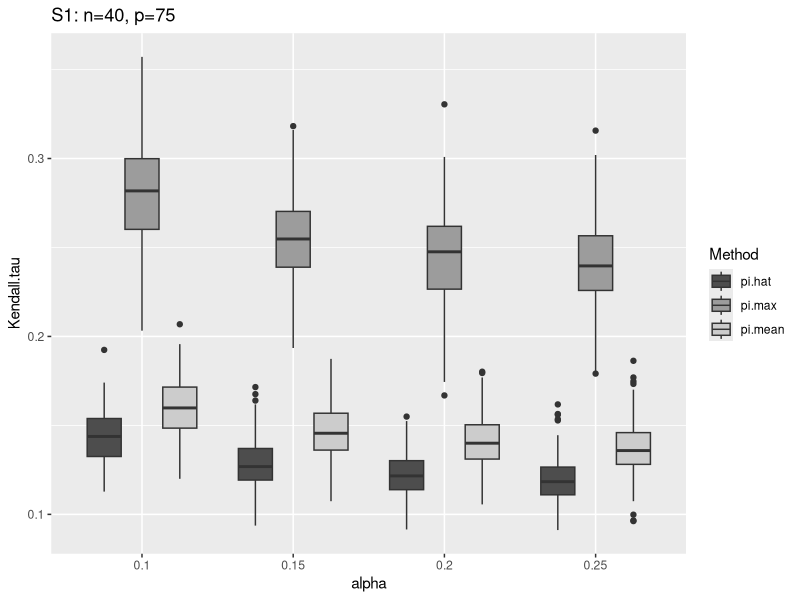
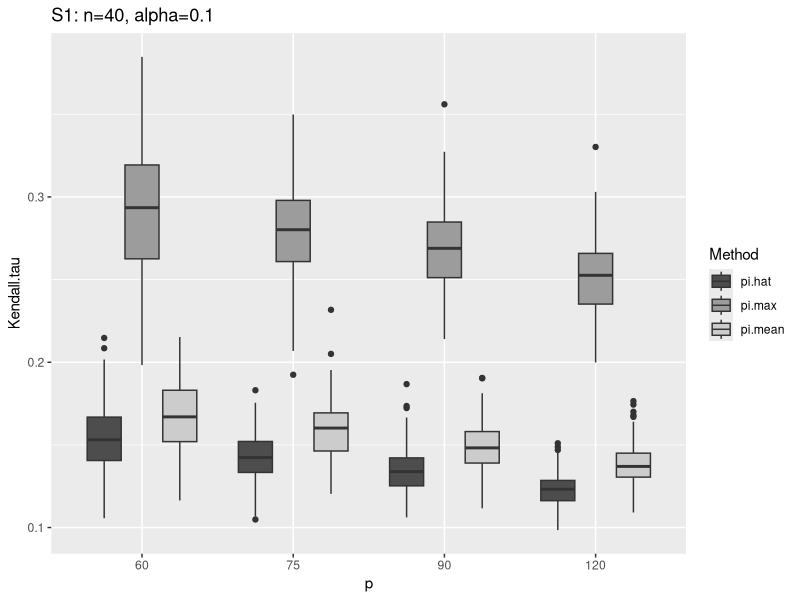
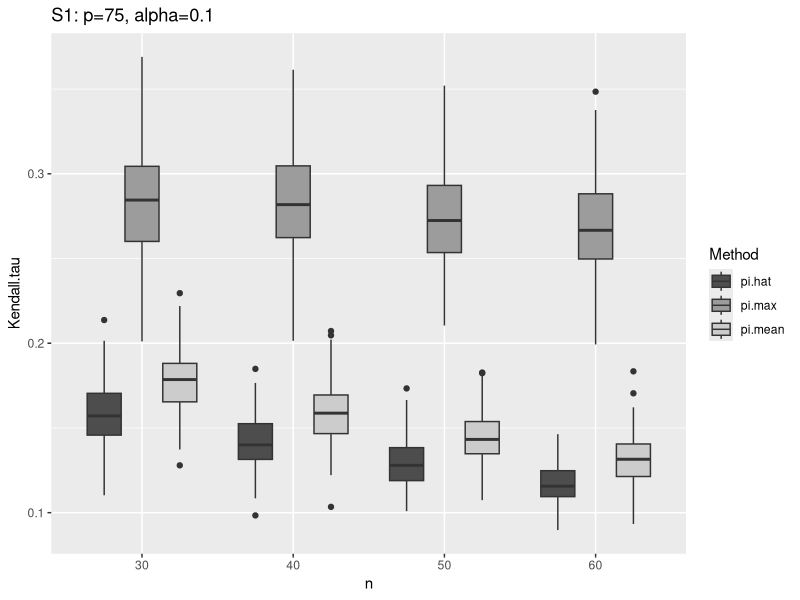
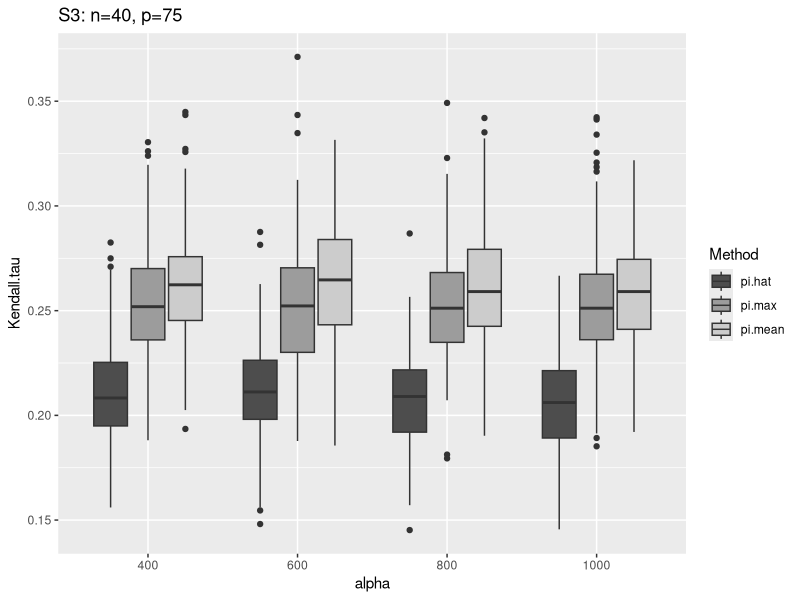
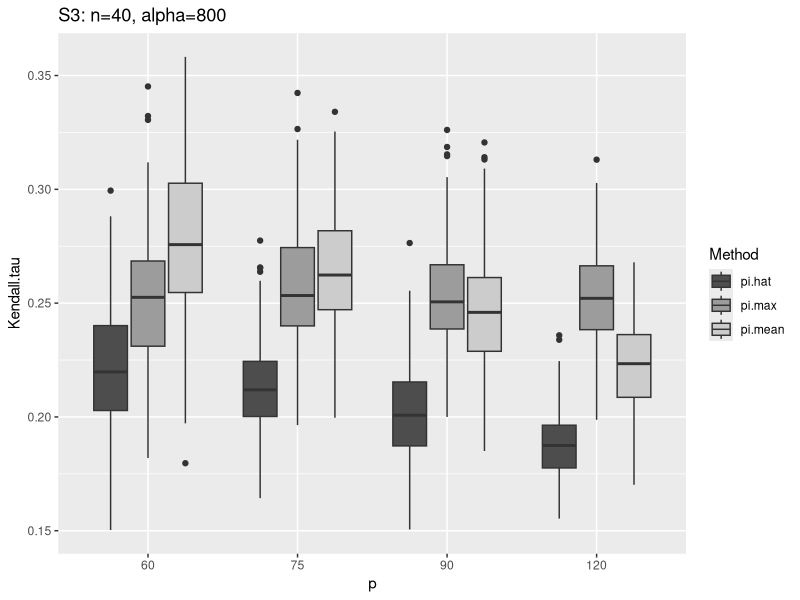
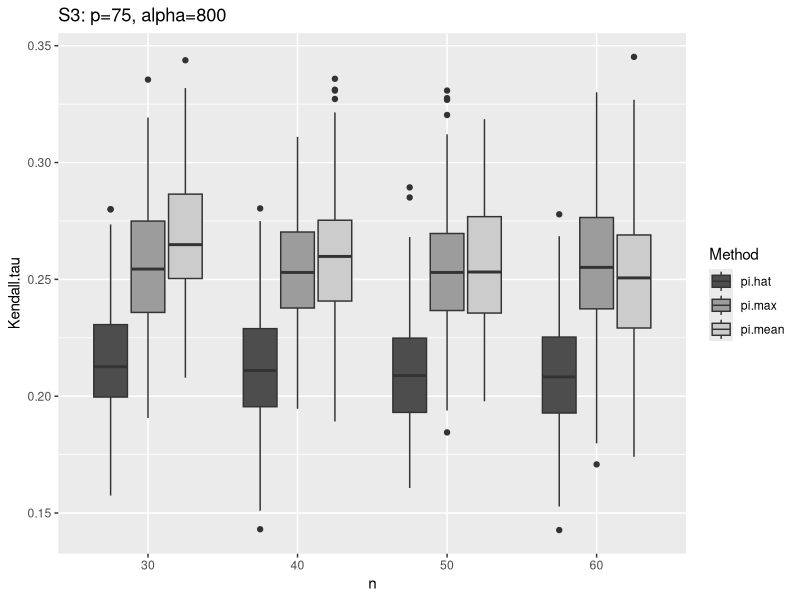
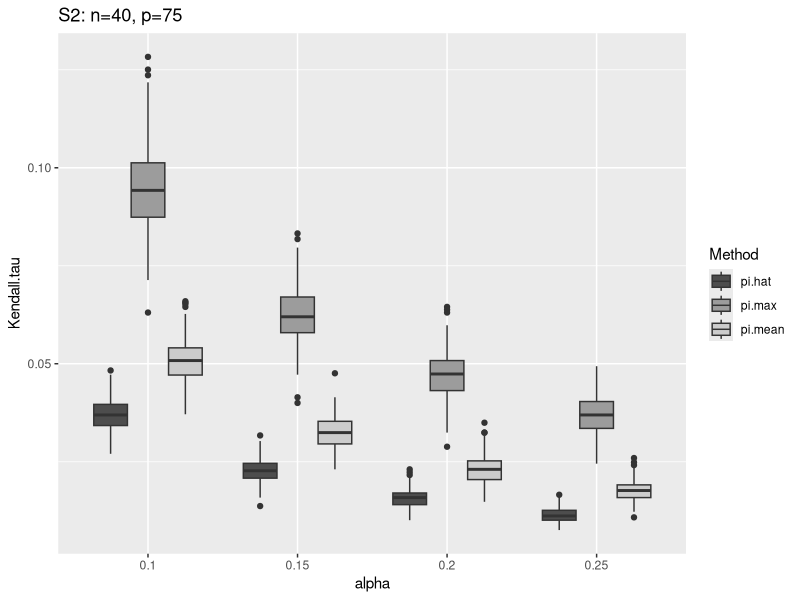
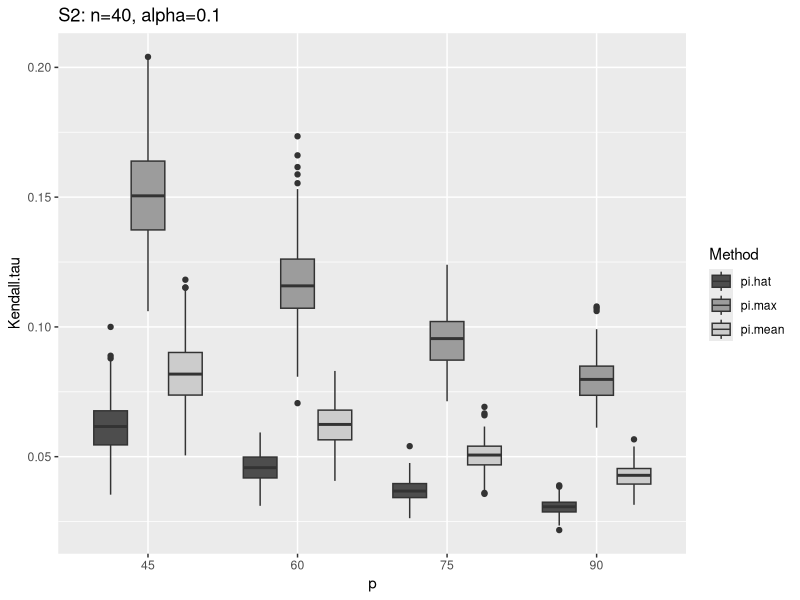

These charts were generated, in order, by the following R code:
#This file contains the simulation codes under the normalized Kendall's tau distance measures.

library(VGAM)
library(ggplot2)
library(corrplot)

###S1, gamma
delta = c(2:5)/20
p=c(75)
n=c(40,50,60)
j=1
k=1
i=1
m.prop=matrix(nrow=200,ncol=length(delta))
m.mean=matrix(nrow=200,ncol=length(delta))
m.max=matrix(nrow=200,ncol=length(delta))
for(i in 1:length(delta)){
  #  for(j in 1:length(p)){
  #    for(k in 1:length(n)){
  for(rounds in 1:200){
    Theta=matrix(nrow=n[k],ncol=p[j])
    for(row.i in 1:n[k]/2){
      Theta[row.i,] =  log(1+c(1:p[j])*runif(1,delta[i]/2,delta[i]))
    }
    for(row.i in (n[k]/2+1):n[k]){
      Theta[row.i,] = log(1+c(1:p[j])*runif(1,0,0.01))
    }
    b = runif(n[k],1,3)
    
    Theta = Theta+ b %o% rep(1,p[j])
    Z=rnorm(n[k]*p[j],0,1)
    data=Theta+Z
    data.c=data-(rowMeans(data) %o% rep(1,p[j]))
    m.prop[rounds,i]=max(kendall.tau(1:p[j],order(order(svd(data.c)$v[,1]))),
                         kendall.tau(p[j]:1,order(order(svd(data.c)$v[,1]))))
    m.mean[rounds,i]= max(kendall.tau(1:p[j],order(order(apply(data,2,mean),decreasing=T))),
                          kendall.tau(p[j]:1,order(order(apply(data,2,mean),decreasing=T))))
    m.max[rounds,i]=max(kendall.tau(1:p[j],order(order(apply(data,2,max),decreasing=T))),
                        kendall.tau(p[j]:1,order(order(apply(data,2,max),decreasing=T))))
  
  
    }
}

results=data.frame(Kendall.tau= c(as.vector(m.prop),as.vector(m.mean),as.vector(m.max)),
                   alpha= rep(rep(as.factor(delta),each=200),3),
                   Method = rep(c("pi.hat","pi.mean","pi.max"),each=200*length(delta)))
results$Kendall.tau=(1-results$Kendall.tau)/2

p<-ggplot(results, aes(x=alpha, y=Kendall.tau, fill=Method)) +
  geom_boxplot()+ggtitle("S1: n=40, p=75")+scale_fill_grey(start = 0.3, end = 0.8)
p

######p

i=1
j=1
k=1
delta = c(2:5)/20
p=c(60,75,90,120)
n=c(40,50,60)
m.prop=matrix(nrow=200,ncol=4)
m.mean=matrix(nrow=200,ncol=4)
m.max=matrix(nrow=200,ncol=4)
#for(i in 1:length(delta)){
for(j in 1:length(p)){
  #    for(k in 1:length(n)){
  for(rounds in 1:200){
    Theta=matrix(nrow=n[k],ncol=p[j])
    for(row.i in 1:n[k]/2){
      Theta[row.i,] =  log(1+c(1:p[j])*runif(1,delta[i]/2,delta[i]))
    }
    for(row.i in (n[k]/2+1):n[k]){
      Theta[row.i,] = log(1+c(1:p[j])*runif(1,0,0.01))
    }
    b = runif(n[k],1,3)
    
    Theta = Theta+ b %o% rep(1,p[j])
    Z=rnorm(n[k]*p[j],0,1)
    data=Theta+Z
    data.c=data-(rowMeans(data) %o% rep(1,p[j]))
    m.prop[rounds,j]=max(kendall.tau(1:p[j],order(order(svd(data.c)$v[,1]))),
                         kendall.tau(p[j]:1,order(order(svd(data.c)$v[,1]))))
    m.mean[rounds,j]= max(kendall.tau(1:p[j],order(order(apply(data,2,mean),decreasing=T))),
                          kendall.tau(p[j]:1,order(order(apply(data,2,mean),decreasing=T))))
    m.max[rounds,j]=max(kendall.tau(1:p[j],order(order(apply(data,2,max),decreasing=T))),
                        kendall.tau(p[j]:1,order(order(apply(data,2,max),decreasing=T))))
  }
  #    }
  #  }
}

results=data.frame(Kendall.tau= c(as.vector(m.prop),as.vector(m.mean),as.vector(m.max)),
                   p = rep(rep(as.factor(p),each=200),3),
                   Method = rep(c("pi.hat","pi.mean","pi.max"),each=200*length(p)))
results$Kendall.tau=(1-results$Kendall.tau)/2

p<-ggplot(results, aes(x=p, y=Kendall.tau, fill=Method)) +
  geom_boxplot()+ggtitle("S1: n=40, alpha=0.1")+scale_fill_grey(start = 0.3, end = 0.8)
p

####### n

i=1
j=1
k=1
delta = c(1:5)/10
p=c(75)
n=c(30,40,50,60)
m.prop=matrix(nrow=200,ncol=4)
m.mean=matrix(nrow=200,ncol=4)
m.max=matrix(nrow=200,ncol=4)
for(k in 1:length(n)){
  for(rounds in 1:200){
    Theta=matrix(nrow=n[k],ncol=p[j])
    for(row.i in 1:n[k]/2){
      Theta[row.i,] =  log(1+c(1:p[j])*runif(1,delta[i]/2,delta[i]))
    }
    for(row.i in (n[k]/2+1):n[k]){
      Theta[row.i,] = log(1+c(1:p[j])*runif(1,0,0.01))
    }
    b = runif(n[k],1,3)
    
    Theta = Theta+ b %o% rep(1,p[j])
    Z=rnorm(n[k]*p[j],0,1)
    data=Theta+Z
    data.c=data-(rowMeans(data) %o% rep(1,p[j]))
    m.prop[rounds,k]=max(kendall.tau(1:p[j],order(order(svd(data.c)$v[,1]))),
                         kendall.tau(p[j]:1,order(order(svd(data.c)$v[,1]))))
    m.mean[rounds,k]= max(kendall.tau(1:p[j],order(order(apply(data,2,mean),decreasing=T))),
                          kendall.tau(p[j]:1,order(order(apply(data,2,mean),decreasing=T))))
    m.max[rounds,k]=max(kendall.tau(1:p[j],order(order(apply(data,2,max),decreasing=T))),
                        kendall.tau(p[j]:1,order(order(apply(data,2,max),decreasing=T))))
    
  }
}

results=data.frame(Kendall.tau= c(as.vector(m.prop),as.vector(m.mean),as.vector(m.max)),
                   n = rep(rep(as.factor(n),each=200),3),
                   Method = rep(c("pi.hat","pi.mean","pi.max"),each=200*length(n)))
results$Kendall.tau=(1-results$Kendall.tau)/2

p<-ggplot(results, aes(x=n, y=Kendall.tau, fill=Method)) +
  geom_boxplot()+ggtitle("S1: p=75, alpha=0.1")+scale_fill_grey(start = 0.3, end = 0.8)
p


###S1 -- sparse, gamma
delta = c(2:5)*200
p=c(75)
n=c(40,50,60)
j=1
k=1
i=1
m.prop=matrix(nrow=200,ncol=length(delta))
m.mean=matrix(nrow=200,ncol=length(delta))
m.max=matrix(nrow=200,ncol=length(delta))
for(i in 1:length(delta)){
  #  for(j in 1:length(p)){
  #    for(k in 1:length(n)){
  for(rounds in 1:200){
    Theta=matrix(nrow=n[k],ncol=p[j])
    for(row.i in 1:3){
      Theta[row.i,] =  log(1+c(1:p[j])*runif(1,delta[i]/2,delta[i]))
    }
    for(row.i in 4:n[k]){
      Theta[row.i,] = log(1+c(1:p[j])*runif(1,0,0.01))
    }
    b = runif(n[k],1,3)
    
    Theta = Theta+ b %o% rep(1,p[j])
    Z=rnorm(n[k]*p[j],0,1)
    data=Theta+Z
    data.c=data-(rowMeans(data) %o% rep(1,p[j]))
    m.prop[rounds,i]=max(kendall.tau(1:p[j],order(order(svd(data.c)$v[,1]))),
                         kendall.tau(p[j]:1,order(order(svd(data.c)$v[,1]))))
    m.mean[rounds,i]= max(kendall.tau(1:p[j],order(order(apply(data,2,mean),decreasing=T))),
                          kendall.tau(p[j]:1,order(order(apply(data,2,mean),decreasing=T))))
    m.max[rounds,i]=max(kendall.tau(1:p[j],order(order(apply(data,2,max),decreasing=T))),
                        kendall.tau(p[j]:1,order(order(apply(data,2,max),decreasing=T))))
  }
}

results=data.frame(Kendall.tau= c(as.vector(m.prop),as.vector(m.mean),as.vector(m.max)),
                   alpha= rep(rep(as.factor(delta),each=200),3),
                   Method = rep(c("pi.hat","pi.mean","pi.max"),each=200*length(delta)))
results$Kendall.tau=(1-results$Kendall.tau)/2

p<-ggplot(results, aes(x=alpha, y=Kendall.tau, fill=Method)) +
  geom_boxplot()+ggtitle("S3: n=40, p=75")+scale_fill_grey(start = 0.3, end = 0.8)
p


###p
i=3
j=1
k=1
delta = c(2:5)*200
p=c(60,75,90,120)
n=c(40,50,60)
m.prop=matrix(nrow=200,ncol=4)
m.mean=matrix(nrow=200,ncol=4)
m.max=matrix(nrow=200,ncol=4)
#for(i in 1:length(delta)){
for(j in 1:length(p)){
  #    for(k in 1:length(n)){
  for(rounds in 1:200){
    Theta=matrix(nrow=n[k],ncol=p[j])
    for(row.i in 1:3){
      Theta[row.i,] =  log(1+c(1:p[j])*runif(1,delta[i]/2,delta[i]))
    }
    for(row.i in 4:n[k]){
      Theta[row.i,] = log(1+c(1:p[j])*runif(1,0,0.01))
    }
    b = runif(n[k],1,3)
    
    Theta = Theta+ b %o% rep(1,p[j])
    Z=rnorm(n[k]*p[j],0,1)
    data=Theta+Z
    data.c=data-(rowMeans(data) %o% rep(1,p[j]))
    m.prop[rounds,j]=max(kendall.tau(1:p[j],order(order(svd(data.c)$v[,1]))),
                         kendall.tau(p[j]:1,order(order(svd(data.c)$v[,1]))))
    m.mean[rounds,j]= max(kendall.tau(1:p[j],order(order(apply(data,2,mean),decreasing=T))),
                          kendall.tau(p[j]:1,order(order(apply(data,2,mean),decreasing=T))))
    m.max[rounds,j]=max(kendall.tau(1:p[j],order(order(apply(data,2,max),decreasing=T))),
                        kendall.tau(p[j]:1,order(order(apply(data,2,max),decreasing=T))))
  }
  #    }
  #  }
}

results=data.frame(Kendall.tau= c(as.vector(m.prop),as.vector(m.mean),as.vector(m.max)),
                   p = rep(rep(as.factor(p),each=200),3),
                   Method = rep(c("pi.hat","pi.mean","pi.max"),each=200*length(p)))
results$Kendall.tau=(1-results$Kendall.tau)/2

p<-ggplot(results, aes(x=p, y=Kendall.tau, fill=Method)) +
  geom_boxplot()+ggtitle("S3: n=40, alpha=800")+scale_fill_grey(start = 0.3, end = 0.8)
p

####### n

i=3
j=1
k=1
delta = c(2:5)*200
p=c(75)
n=c(30,40,50,60)
m.prop=matrix(nrow=200,ncol=4)
m.mean=matrix(nrow=200,ncol=4)
m.max=matrix(nrow=200,ncol=4)
for(k in 1:length(n)){
  for(rounds in 1:200){
    Theta=matrix(nrow=n[k],ncol=p[j])
    for(row.i in 1:3){
      Theta[row.i,] =  log(1+c(1:p[j])*runif(1,delta[i]/2,delta[i]))
    }
    for(row.i in 4:n[k]){
      Theta[row.i,] = log(1+c(1:p[j])*runif(1,0,0.01))
    }
    b = runif(n[k],1,3)
    
    Theta = Theta+ b %o% rep(1,p[j])
    Z=rnorm(n[k]*p[j],0,1)
    data=Theta+Z
    data.c=data-(rowMeans(data) %o% rep(1,p[j]))
    m.prop[rounds,k]=max(kendall.tau(1:p[j],order(order(svd(data.c)$v[,1]))),
                         kendall.tau(p[j]:1,order(order(svd(data.c)$v[,1]))))
    m.mean[rounds,k]= max(kendall.tau(1:p[j],order(order(apply(data,2,mean),decreasing=T))),
                          kendall.tau(p[j]:1,order(order(apply(data,2,mean),decreasing=T))))
    m.max[rounds,k]=max(kendall.tau(1:p[j],order(order(apply(data,2,max),decreasing=T))),
                        kendall.tau(p[j]:1,order(order(apply(data,2,max),decreasing=T))))
    
  }
}

results=data.frame(Kendall.tau= c(as.vector(m.prop),as.vector(m.mean),as.vector(m.max)),
                   n = rep(rep(as.factor(n),each=200),3),
                   Method = rep(c("pi.hat","pi.mean","pi.max"),each=200*length(n)))
results$Kendall.tau=(1-results$Kendall.tau)/2

p<-ggplot(results, aes(x=n, y=Kendall.tau, fill=Method)) +
  geom_boxplot()+ggtitle("S3: p=75, alpha=800")+scale_fill_grey(start = 0.3, end = 0.8)
p

###S2 -- dense, gamma
delta = c(2:5)/20
p=c(75)
n=c(40,50,60)
j=1
k=1
i=1
m.prop=matrix(nrow=200,ncol=length(delta))
m.mean=matrix(nrow=200,ncol=length(delta))
m.max=matrix(nrow=200,ncol=length(delta))
for(i in 1:length(delta)){
  #  for(j in 1:length(p)){
  #    for(k in 1:length(n)){
  for(rounds in 1:200){
    Theta=matrix(nrow=n[k],ncol=p[j])
    for(row.i in 1:n[k]/2){
      Theta[row.i,] =  c(1:p[j])*runif(1,delta[i]/2,delta[i])
    }
    for(row.i in (n[k]/2+1):n[k]){
      Theta[row.i,] = c(1:p[j])*runif(1,0,delta[i]/10)
    }
    
    b = runif(n[k],1,3)
    
    Theta = Theta+b %o% rep(1,p[j])
    Z=rnorm(n[k]*p[j],0,1)
    data=Theta+Z
    data.c=data-(rowMeans(data) %o% rep(1,p[j]))
    m.prop[rounds,i]=max(kendall.tau(1:p[j],order(order(svd(data.c)$v[,1]))),
                         kendall.tau(p[j]:1,order(order(svd(data.c)$v[,1]))))
    m.mean[rounds,i]= max(kendall.tau(1:p[j],order(order(apply(data,2,mean),decreasing=T))),
                          kendall.tau(p[j]:1,order(order(apply(data,2,mean),decreasing=T))))
    m.max[rounds,i]=max(kendall.tau(1:p[j],order(order(apply(data,2,max),decreasing=T))),
                        kendall.tau(p[j]:1,order(order(apply(data,2,max),decreasing=T))))
  }
}

results=data.frame(Kendall.tau= c(as.vector(m.prop),as.vector(m.mean),as.vector(m.max)),
                   alpha = rep(rep(as.factor(delta),each=200),3),
                   Method = rep(c("pi.hat","pi.mean","pi.max"),each=200*length(delta)))
results$Kendall.tau=(1-results$Kendall.tau)/2

p<-ggplot(results, aes(x=alpha, y=Kendall.tau, fill=Method)) +
  geom_boxplot()+ggtitle("S2: n=40, p=75")+scale_fill_grey(start = 0.3, end = 0.8)
p


######p

i=1
j=1
k=1
delta = c(2:5)/20
p=c(45,60,75,90)
n=c(40,50,60)
m.prop=matrix(nrow=200,ncol=4)
m.mean=matrix(nrow=200,ncol=4)
m.max=matrix(nrow=200,ncol=4)
#for(i in 1:length(delta)){
for(j in 1:length(p)){
  #    for(k in 1:length(n)){
  for(rounds in 1:200){
    Theta=matrix(nrow=n[k],ncol=p[j])
    for(row.i in 1:n[k]/2){
      Theta[row.i,] =  c(1:p[j])*runif(1,delta[i]/2,delta[i])
    }
    for(row.i in (n[k]/2+1):n[k]){
      Theta[row.i,] = c(1:p[j])*runif(1,0,delta[i]/10)
    }
    
    b = runif(n[k],1,3)
    
    Theta = Theta+b %o% rep(1,p[j])
    Z=rnorm(n[k]*p[j],0,1)
    data=Theta+Z
    data.c=data-(rowMeans(data) %o% rep(1,p[j]))
    m.prop[rounds,j]=max(kendall.tau(1:p[j],order(order(svd(data.c)$v[,1]))),
                         kendall.tau(p[j]:1,order(order(svd(data.c)$v[,1]))))
    m.mean[rounds,j]= max(kendall.tau(1:p[j],order(order(apply(data,2,mean),decreasing=T))),
                          kendall.tau(p[j]:1,order(order(apply(data,2,mean),decreasing=T))))
    m.max[rounds,j]=max(kendall.tau(1:p[j],order(order(apply(data,2,max),decreasing=T))),
                        kendall.tau(p[j]:1,order(order(apply(data,2,max),decreasing=T))))
  }
  #    }
  #  }
}

results=data.frame(Kendall.tau= c(as.vector(m.prop),as.vector(m.mean),as.vector(m.max)),
                   p = rep(rep(as.factor(p),each=200),3),
                   Method = rep(c("pi.hat","pi.mean","pi.max"),each=200*length(p)))
results$Kendall.tau=(1-results$Kendall.tau)/2

p<-ggplot(results, aes(x=p, y=Kendall.tau, fill=Method)) +
  geom_boxplot()+ggtitle("S2: n=40, alpha=0.1")+scale_fill_grey(start = 0.3, end = 0.8)
p

####### n

i=1
j=1
k=1
delta = c(1:5)/10
p=c(75)
n=c(30,40,50,60)
m.prop=matrix(nrow=200,ncol=4)
m.mean=matrix(nrow=200,ncol=4)
m.max=matrix(nrow=200,ncol=4)
for(k in 1:length(n)){
  for(rounds in 1:200){
    Theta=matrix(nrow=n[k],ncol=p[j])
    for(row.i in 1:n[k]/2){
      Theta[row.i,] =  c(1:p[j])*runif(1,delta[i]/2,delta[i])
    }
    for(row.i in (n[k]/2+1):n[k]){
      Theta[row.i,] = c(1:p[j])*runif(1,0,delta[i]/10)
    }
    
    b = runif(n[k],1,3)
    
    Theta = Theta+b %o% rep(1,p[j])
    Z=rnorm(n[k]*p[j],0,1)
    data=Theta+Z
    data.c=data-(rowMeans(data) %o% rep(1,p[j]))
    m.prop[rounds,k]=max(kendall.tau(1:p[j],order(order(svd(data.c)$v[,1]))),
                         kendall.tau(p[j]:1,order(order(svd(data.c)$v[,1]))))
    m.mean[rounds,k]= max(kendall.tau(1:p[j],order(order(apply(data,2,mean),decreasing=T))),
                          kendall.tau(p[j]:1,order(order(apply(data,2,mean),decreasing=T))))
    m.max[rounds,k]=max(kendall.tau(1:p[j],order(order(apply(data,2,max),decreasing=T))),
                        kendall.tau(p[j]:1,order(order(apply(data,2,max),decreasing=T))))
    
  }
}

results=data.frame(Kendall.tau= c(as.vector(m.prop),as.vector(m.mean),as.vector(m.max)),
                   n = rep(rep(as.factor(n),each=200),3),
                   Method = rep(c("pi.hat","pi.mean","pi.max"),each=200*length(n)))
results$Kendall.tau=(1-results$Kendall.tau)/2

p<-ggplot(results, aes(x=n, y=Kendall.tau, fill=Method)) +
  geom_boxplot()+ggtitle("S2: p=75, alpha=0.1")+scale_fill_grey(start = 0.3, end = 0.8)
p


###S2 -- sparse, gamma
delta = c(2:5)/20
p=c(75)
n=c(40,50,60)
j=1
k=1
i=1
m.prop=matrix(nrow=200,ncol=length(delta))
m.mean=matrix(nrow=200,ncol=length(delta))
m.max=matrix(nrow=200,ncol=length(delta))
for(i in 1:length(delta)){
  #  for(j in 1:length(p)){
  #    for(k in 1:length(n)){
  for(rounds in 1:200){
    Theta=matrix(nrow=n[k],ncol=p[j])
    for(row.i in 1:3){
      Theta[row.i,] =  c(1:p[j])*runif(1,delta[i]/2,delta[i])
    }
    for(row.i in 4:n[k]){
      Theta[row.i,] = c(1:p[j])*runif(1,0,delta[i]/10)
    }
    
    b = runif(n[k],1,3)
    
    Theta = Theta+b %o% rep(1,p[j])
    Z=rnorm(n[k]*p[j],0,1)
    data=Theta+Z
    data.c=data-(rowMeans(data) %o% rep(1,p[j]))
    m.prop[rounds,i]=max(kendall.tau(1:p[j],order(order(svd(data.c)$v[,1]))),
                         kendall.tau(p[j]:1,order(order(svd(data.c)$v[,1]))))
    m.mean[rounds,i]= max(kendall.tau(1:p[j],order(order(apply(data,2,mean),decreasing=T))),
                          kendall.tau(p[j]:1,order(order(apply(data,2,mean),decreasing=T))))
    m.max[rounds,i]=max(kendall.tau(1:p[j],order(order(apply(data,2,max),decreasing=T))),
                        kendall.tau(p[j]:1,order(order(apply(data,2,max),decreasing=T))))
  }
}

results=data.frame(Kendall.tau= c(as.vector(m.prop),as.vector(m.mean),as.vector(m.max)),
                   alpha = rep(rep(as.factor(delta),each=200),3),
                   Method = rep(c("pi.hat","pi.mean","pi.max"),each=200*length(delta)))
results$Kendall.tau=(1-results$Kendall.tau)/2

p<-ggplot(results, aes(x=alpha, y=Kendall.tau, fill=Method)) +
  geom_boxplot()+ggtitle("S4: n=40, p=75")+scale_fill_grey(start = 0.3, end = 0.8)
p


######p

i=1
j=1
k=1
delta = c(2:5)/20
p=c(45,60,75,90)
n=c(40,50,60)
m.prop=matrix(nrow=200,ncol=4)
m.mean=matrix(nrow=200,ncol=4)
m.max=matrix(nrow=200,ncol=4)
#for(i in 1:length(delta)){
for(j in 1:length(p)){
  #    for(k in 1:length(n)){
  for(rounds in 1:200){
    Theta=matrix(nrow=n[k],ncol=p[j])
    for(row.i in 1:3){
      Theta[row.i,] =  c(1:p[j])*runif(1,delta[i]/2,delta[i])
    }
    for(row.i in 4:n[k]){
      Theta[row.i,] = c(1:p[j])*runif(1,0,delta[i]/10)
    }
    
    b = runif(n[k],1,3)
    
    Theta = Theta+b %o% rep(1,p[j])
    Z=rnorm(n[k]*p[j],0,1)
    data=Theta+Z
    data.c=data-(rowMeans(data) %o% rep(1,p[j]))
    m.prop[rounds,j]=max(kendall.tau(1:p[j],order(order(svd(data.c)$v[,1]))),
                         kendall.tau(p[j]:1,order(order(svd(data.c)$v[,1]))))
    m.mean[rounds,j]= max(kendall.tau(1:p[j],order(order(apply(data,2,mean),decreasing=T))),
                          kendall.tau(p[j]:1,order(order(apply(data,2,mean),decreasing=T))))
    m.max[rounds,j]=max(kendall.tau(1:p[j],order(order(apply(data,2,max),decreasing=T))),
                        kendall.tau(p[j]:1,order(order(apply(data,2,max),decreasing=T))))
  }
  #    }
  #  }
}

results=data.frame(Kendall.tau= c(as.vector(m.prop),as.vector(m.mean),as.vector(m.max)),
                   p = rep(rep(as.factor(p),each=200),3),
                   Method = rep(c("pi.hat","pi.mean","pi.max"),each=200*length(p)))
results$Kendall.tau=(1-results$Kendall.tau)/2

p<-ggplot(results, aes(x=p, y=Kendall.tau, fill=Method)) +
  geom_boxplot()+ggtitle("S4: n=40, alpha=0.1")+scale_fill_grey(start = 0.3, end = 0.8)
p

####### n

i=1
j=1
k=1
delta = c(1:5)/10
p=c(75)
n=c(30,40,50,60)
m.prop=matrix(nrow=200,ncol=4)
m.mean=matrix(nrow=200,ncol=4)
m.max=matrix(nrow=200,ncol=4)
for(k in 1:length(n)){
  for(rounds in 1:200){
    Theta=matrix(nrow=n[k],ncol=p[j])
    for(row.i in 1:3){
      Theta[row.i,] =  c(1:p[j])*runif(1,delta[i]/2,delta[i])
    }
    for(row.i in 4:n[k]){
      Theta[row.i,] = c(1:p[j])*runif(1,0,delta[i]/10)
    }
    
    b = runif(n[k],1,3)
    
    Theta = Theta+b %o% rep(1,p[j])
    Z=rnorm(n[k]*p[j],0,1)
    data=Theta+Z
    data.c=data-(rowMeans(data) %o% rep(1,p[j]))
    m.prop[rounds,k]=max(kendall.tau(1:p[j],order(order(svd(data.c)$v[,1]))),
                         kendall.tau(p[j]:1,order(order(svd(data.c)$v[,1]))))
    m.mean[rounds,k]= max(kendall.tau(1:p[j],order(order(apply(data,2,mean),decreasing=T))),
                          kendall.tau(p[j]:1,order(order(apply(data,2,mean),decreasing=T))))
    m.max[rounds,k]=max(kendall.tau(1:p[j],order(order(apply(data,2,max),decreasing=T))),
                        kendall.tau(p[j]:1,order(order(apply(data,2,max),decreasing=T))))
    
  }
}

results=data.frame(Kendall.tau= c(as.vector(m.prop),as.vector(m.mean),as.vector(m.max)),
                   n = rep(rep(as.factor(n),each=200),3),
                   Method = rep(c("pi.hat","pi.mean","pi.max"),each=200*length(n)))
results$Kendall.tau=(1-results$Kendall.tau)/2

p<-ggplot(results, aes(x=n, y=Kendall.tau, fill=Method)) +
  geom_boxplot()+ggtitle("S4: p=75, alpha=0.1")+scale_fill_grey(start = 0.3, end = 0.8)
p
